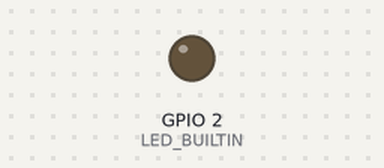
The sketch below on a simulated ESP8266 (NodeMCU). On the bench: output pins drawn as LEDs (lit = HIGH, except the on-board LED, lit = LOW). WiFi joins after 1.5 s; servers stay silent unless stated; what the sketch prints to the serial monitor is not drawn.

Above: at 0.3 s.
At 1.7 s:
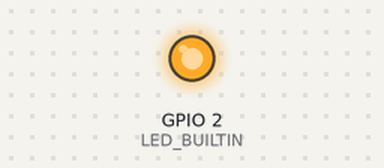
Timing chart, 0 to 3.2 s (numbered marks = the images above):
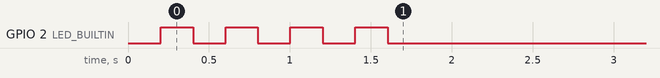

The sketch:

sketch_nov28b_wificonnect.ino
```cpp
#include <ESP8266WiFi.h>

// Static IP details
IPAddress local_IP(192, 168, 0, 51);
IPAddress gateway(192, 168, 0, 1);
IPAddress subnet(255, 255, 255, 0);
IPAddress dns(8, 8, 8, 8);
const char* ssid = "VenbaACT";
const char* password = "9655514937";

void setup() {
  Serial.begin(115200);

  pinMode(LED_BUILTIN, OUTPUT);
  digitalWrite(LED_BUILTIN, HIGH);  // LED off initially (active LOW)

  Serial.println();
  Serial.println("Connecting to WiFi...");

  // Set static IP before connecting
  WiFi.config(local_IP, gateway, subnet, dns);

  WiFi.begin(ssid, password);

  // blink LED while connecting
  while (WiFi.status() != WL_CONNECTED) {
    digitalWrite(LED_BUILTIN, LOW);   // LED OFF
    delay(200);
    digitalWrite(LED_BUILTIN, HIGH);  // LED ON
    delay(200);
    Serial.print(".");
  }

  Serial.println("\nWiFi Connected!");
  Serial.print("IP: ");
  Serial.println(WiFi.localIP());

  digitalWrite(LED_BUILTIN, LOW);   // LED OFF (connected)
}

void loop() {
  // If WiFi drops, turn LED OFF
  if (WiFi.status() != WL_CONNECTED) {
    digitalWrite(LED_BUILTIN, HIGH);  // LED ON
  }
}
```
